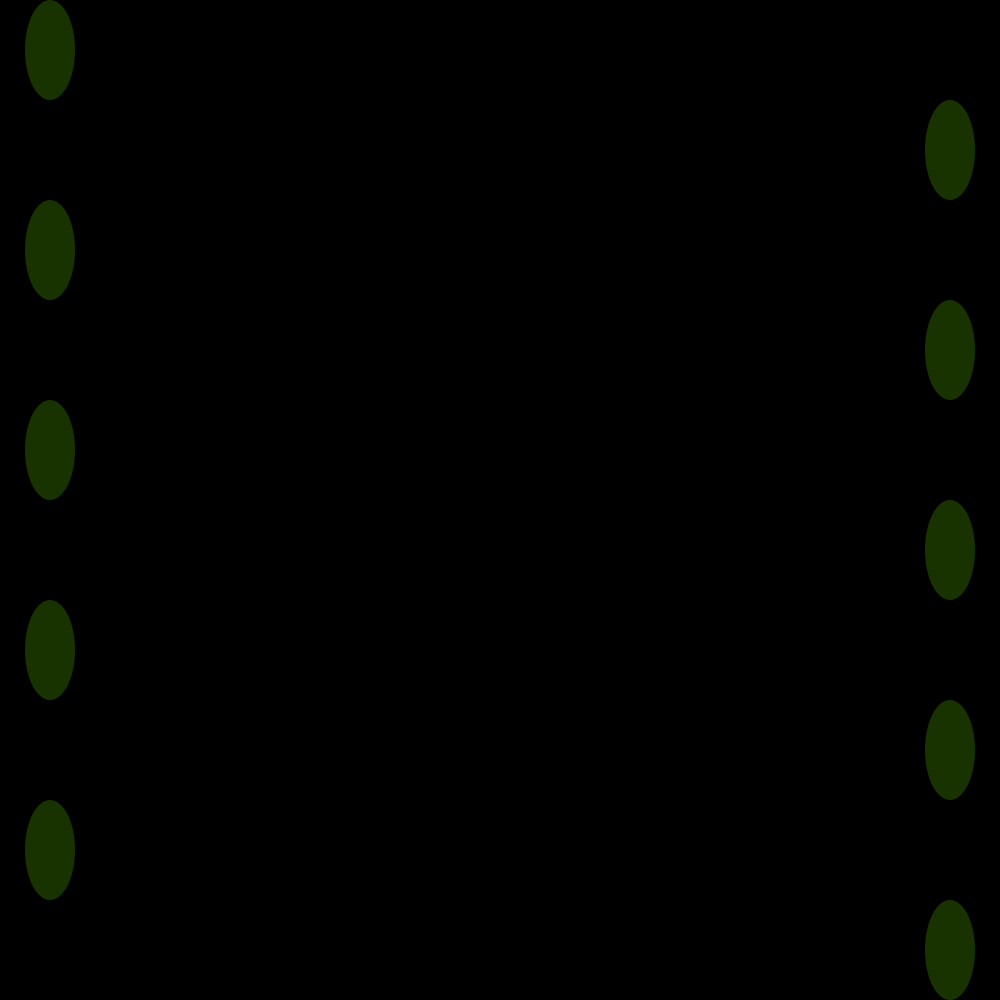
Frame 1 (no input)
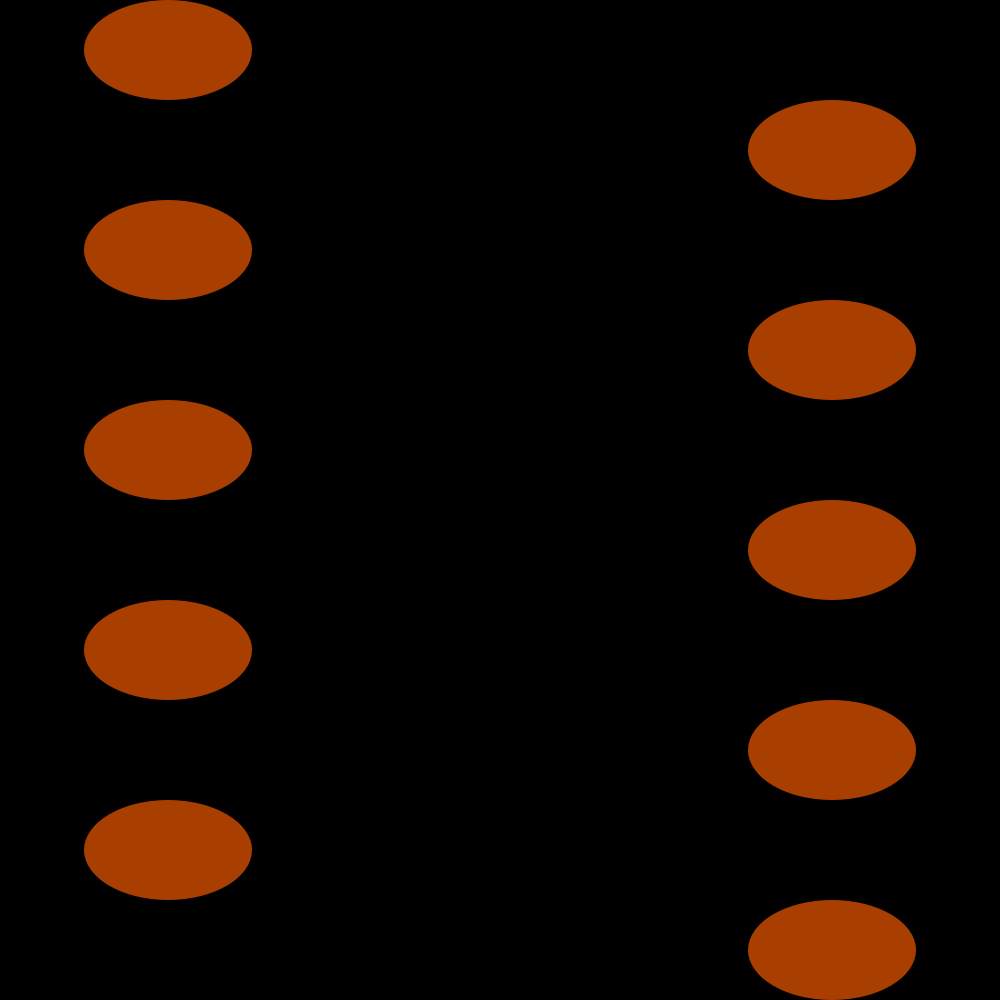
Frame 60 (the mouse pressed at the canvas centre just before this capture)
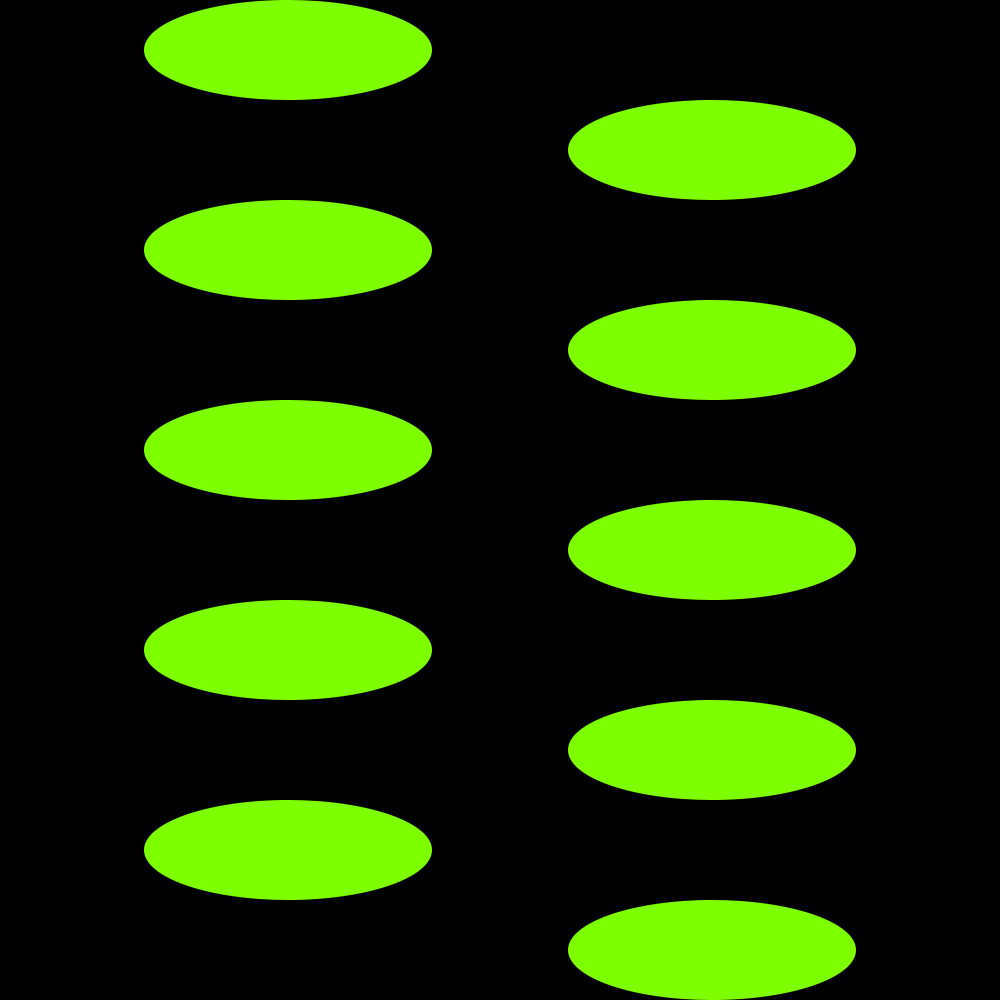
Frame 120 (the mouse held since frame 60 and released just before this capture)

The Processing sketch that drew these frames (run headless with seeded random() and noise(); from frame 60 on, the mouse is pressed at the canvas centre):

// Processing sketch: processing_186460
// ── processing_186460.pde

int x=50;
void setup () {
  size(1000,1000);
 
  noStroke();
  colorMode(HSB);
}
void draw () {
 background(0);
fill(random(0,100),255,255,x);
  ellipse(x, 50, x, 100);
  
  ellipse(width-x, 150, x, 100);
 
  ellipse(x, 250, x, 100);

  ellipse(width-x, 350, x, 100);
  
  ellipse(x, 450, x, 100);
  
  ellipse(width-x, 550, x,100);
  
  ellipse(x, 650, x, 100);
  
  ellipse(width-x, 750, x,100);

  ellipse(x, 850, x, 100);
  
  ellipse(width-x, 950, x, 100);
  x+=2;
}
